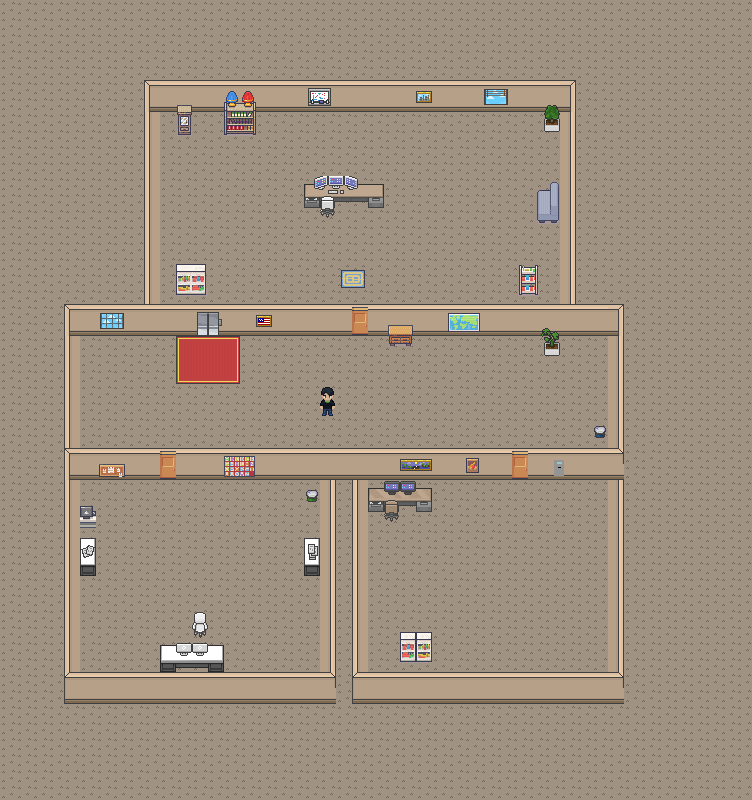

Tiled map render using the project's own tile images. Description and the map definition, with tile-layer contents summarised, below:
An orthogonal 47x50 tile map with 16x16 px tiles, 5 tile layers (Livello tile 1, Livello tile 2, Livello tile 3, Livello tile 4, ...), 6 tilesets and 38 objects.

<map version="1.10" tiledversion="1.11.0" orientation="orthogonal" renderorder="right-down" width="47" height="50" tilewidth="16" tileheight="16" infinite="0" nextlayerid="8" nextobjectid="50">
 <tileset firstgid="1" source="tileset.tsx" />
 <tileset firstgid="801" source="Interiors_free_16x16.tsx" />
 <tileset firstgid="2225" source="pc-scrivanie.tsx" />
 <tileset firstgid="2625" source="Little_Bits_Office_Floors.tsx" />
 <tileset firstgid="2658" source="New Piskel.tsx" />
 <tileset firstgid="2674" source="contatore.tsx" />
 <layer id="1" name="Livello tile 1" width="47" height="50">
  <data>[2350 cells, 2350 non-empty, 1 distinct tile ids]</data>
 </layer>
 <layer id="2" name="Livello tile 2" width="47" height="50">
  <data>[2350 cells, 350 non-empty, 23 distinct tile ids]</data>
 </layer>
 <layer id="3" name="Livello tile 3" width="47" height="50">
  <data>[2350 cells, 113 non-empty, 101 distinct tile ids]</data>
 </layer>
 <layer id="4" name="Livello tile 4" width="47" height="50">
  <data>[2350 cells, 47 non-empty, 42 distinct tile ids]</data>
 </layer>
 <layer id="5" name="Livello tile 5" width="47" height="50">
  <data>[2350 cells, 8 non-empty, 8 distinct tile ids]</data>
 </layer>
 <objectgroup id="6" name="wall">
  <object id="1" x="609" y="306.5" width="13.5" height="172.5" />
  <object id="5" x="66" y="306" width="12.5" height="169" />
  <object id="7" x="79.5" y="306" width="255" height="17.5" />
  <object id="8" x="384.5" y="304.5" width="235.5" height="18.5" />
  <object id="9" x="144.5" y="80.5" width="431" height="18.5" />
  <object id="10" x="559.5" y="108.5" width="15.5" height="197.5" />
  <object id="11" x="145" y="83" width="14" height="226" />
  <object id="14" x="67" y="449" width="91" height="19" />
  <object id="15" x="193" y="449" width="303" height="18.5" />
  <object id="16" x="545.5" y="448.5" width="76.5" height="19.5" />
  <object id="17" x="305" y="177" width="77" height="16" />
  <object id="18" x="327.5" y="199" />
  <object id="19" x="67.5" y="472" width="10.5" height="225" />
  <object id="20" x="321" y="480.5" width="14" height="221" />
  <object id="21" x="305.5" y="539" width="13.5" height="27.5" />
  <object id="22" x="81.5" y="539" width="13" height="29" />
  <object id="23" x="80.5" y="508.5" width="14" height="12" />
  <object id="24" x="79" y="673" width="243" height="29.5" />
  <object id="25" x="353.5" y="479.5" width="13.5" height="222" />
  <object id="26" x="355" y="671" width="269.5" height="31" />
  <object id="27" x="608" y="476.5" width="15" height="223" />
  <object id="29" x="160.667" y="264" width="45.3333" height="38" />
  <object id="30" x="225.333" y="99.3333" width="30.6667" height="18.6667" />
  <object id="31" x="180" y="104.667" width="10.6667" height="19.3333" />
  <object id="32" x="546" y="107.333" width="14.6667" height="18.6667" />
  <object id="34" x="519.333" y="266.667" width="16.6667" height="22.6667" />
  <object id="35" x="544.667" y="330" width="14.6667" height="18" />
  <object id="36" x="602.667" y="429.333" height="0.666667" />
  <object id="37" x="603.5" y="429.5" />
  <object id="38" x="388.5" y="324" width="24" height="13" />
  <object id="39" x="316" y="494" />
  <object id="40" x="369" y="479" width="63.5" height="25.5" />
  <object id="41" x="391.5" y="504" />
  <object id="42" x="402" y="632" width="27" height="36.5" />
  <object id="47" x="512" y="190" width="2" />
  <object id="49" x="537.75" y="182" width="18.5" height="39.75" />
 </objectgroup>
 <objectgroup id="7" name="elevator">
  <object id="2" x="184.5" y="310" width="47.5" height="51.5">
   <properties>
    <property name="targets" value="ingresso.tmx" />
    <property name="targets2" value="garage.tmx" />
   </properties>
  </object>
  <object id="43" x="163" y="645.5" width="59.5" height="27" />
 </objectgroup>
</map>
